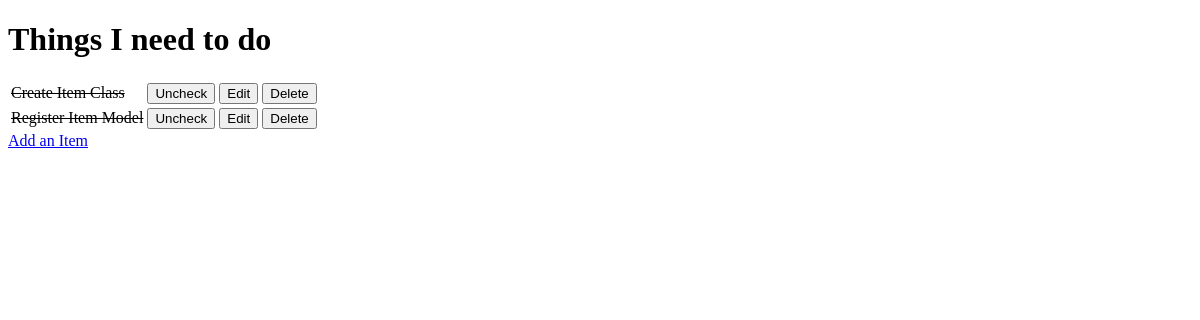
/, run on an earlier commit of the app's database.
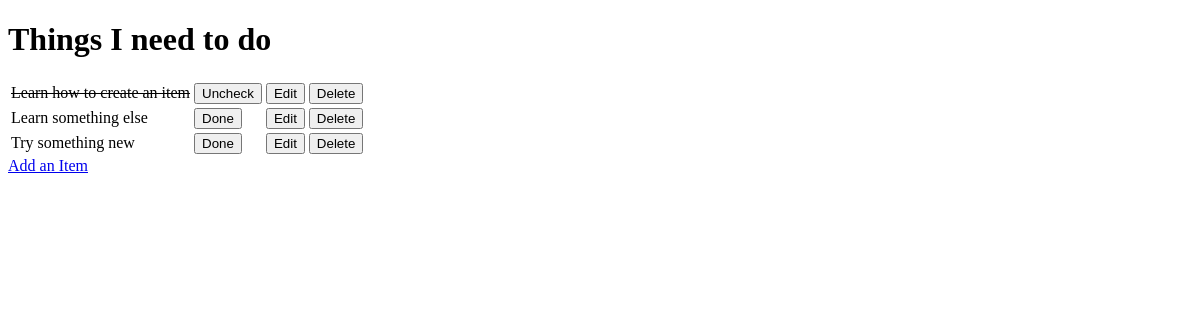
And on a later commit of the database.
### todo/models.py (models this page shows, shortened)
class Item(models.Model):
    name = models.CharField(max_length=50, null=False, blank=False)
    done = models.BooleanField(null=False, blank=False, default=False)

### todo/views.py (the view)
# urls.py: path('', views.get_todo_list, name='get_todo_list'),
def get_todo_list(request):
    items = Item.objects.all()
    context = {
        'items': items,
    }
    return render(request, "todo/todo_list.html", context)

### todo/templates/todo/todo_list.html (shortened to what this page needs)
<!DOCTYPE html>
<html lang="en">
<head>
</head>
<body>
    <h1>Things I need to do</h1>
    <table>
        {% for item in items %}
            <tr>
                {% if item.done %}
                    <td><strike>{{ item.name }}</strike></td>
                {% else %}
                    <td>{{ item.name }}</td>
                {% endif %}
                <td>
                    <a href="/toggle/{{ item.id }}">
                        <button>
                            {% if not item.done %}
                                Done
                            {% else %}
                                Uncheck
                            {% endif %}
                        </button>
                    </a>
                </td>
                <td>
                    <a href="/edit/{{ item.id }}">
                        <button>Edit</button>
                    </a>
                </td>
                <td>
                    <a href="/delete/{{ item.id }}">
                        <button>Delete</button>
                    </a>
                </td>
            </tr>
        {% empty %}
            <tr>
                <td>You have nothing to do</td>
            </tr>
        {% endfor %}
    </table>
    <a href="/add">Add an Item</a>
</body>
</html>

What changed in the data, as far as the page shows it:
removed Item: name "Create Item Class", done "Uncheck"
removed Item: name "Register Item Model", done "Uncheck"
added Item: name "Learn how to create an item", done "Uncheck"
added Item: name "Learn something else", done "Done"
added Item: name "Try something new", done "Done"
